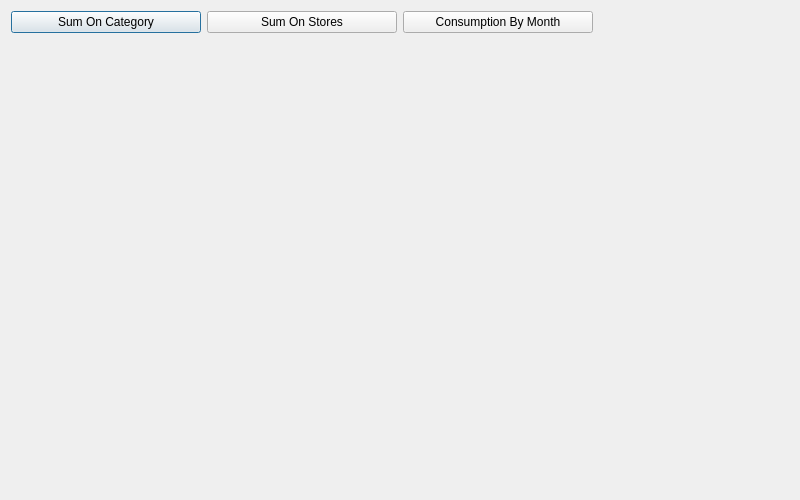
<?xml version="1.0" encoding="UTF-8"?>
<ui version="4.0">
 <class>StatisticsFrom</class>
 <widget class="QDialog" name="StatisticsFrom">
  <property name="geometry">
   <rect>
    <x>0</x>
    <y>0</y>
    <width>800</width>
    <height>500</height>
   </rect>
  </property>
  <property name="windowTitle">
   <string>Dialog</string>
  </property>
  <layout class="QGridLayout" name="gridLayout">
   <item row="1" column="0" colspan="4">
    <widget class="QCustomPlot" name="widget" native="true"/>
   </item>
   <item row="0" column="0">
    <widget class="QPushButton" name="sumOnCategoryButton">
     <property name="text">
      <string>Sum On Category</string>
     </property>
    </widget>
   </item>
   <item row="0" column="2">
    <widget class="QPushButton" name="consumptionByMonthPushButton">
     <property name="text">
      <string>Consumption By Month</string>
     </property>
    </widget>
   </item>
   <item row="0" column="1">
    <widget class="QPushButton" name="sumOnStoresButton">
     <property name="text">
      <string>Sum On Stores</string>
     </property>
    </widget>
   </item>
  </layout>
 </widget>
 <customwidgets>
  <customwidget>
   <class>QCustomPlot</class>
   <extends>QWidget</extends>
   <header>qcustomplot.h</header>
   <container>1</container>
  </customwidget>
 </customwidgets>
 <resources/>
 <connections/>
</ui>
